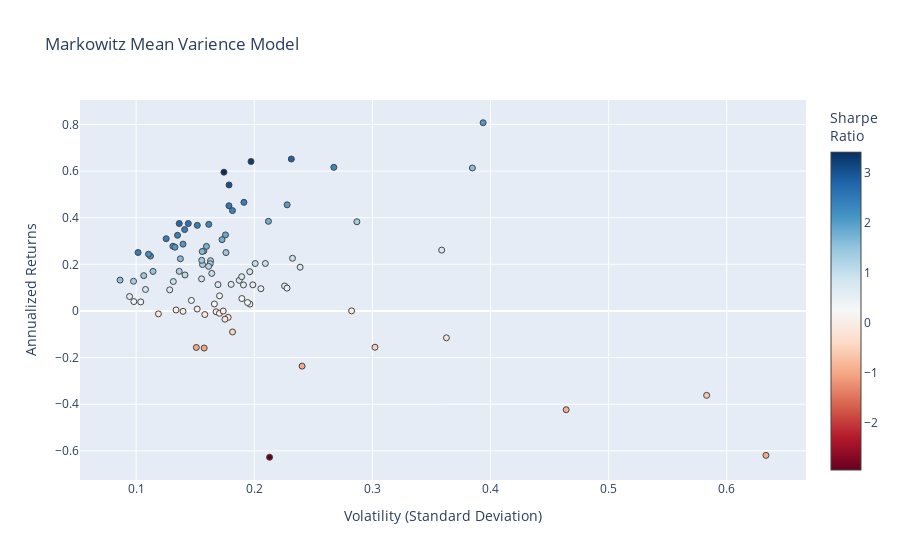

The cell this chart's notebook holds for it:
### Code cell
hover_texts = [
    f"{ticker} <br>Volatility: {vol:.2f} <br>Returns: {ret:.2%} <br>Sharpe Ratio: {sr:.2f}"
    for ticker, vol, ret, sr in zip(names, volatility, annualized_returns, sharpe_ratios)
]

fig = go.Figure(data=go.Scatter(
    x=volatility, 
    y=annualized_returns, 
    mode='markers',
    hoverinfo='text',
    hovertext=hover_texts,
    marker=dict(color=sharpe_ratios, colorscale = 'RdBu', size=6, line=dict(width=1), colorbar=dict(title="Sharpe<br>Ratio")
    )
))

fig.update_layout(
    title='Markowitz Mean Varience Model',
    xaxis_title='Volatility (Standard Deviation)',
    yaxis_title='Annualized Returns',
)

fig.show()

### Figure 1 — Plotly figure (JSON) as saved in the notebook; plotly's stock layout.template omitted (floating-point values rounded to 4 significant figures)
{"data": [{"hoverinfo": "text", "hovertext": ["CSCO_Close <br>Volatility: 0.16 <br>Returns: 16.11% <br>Sharpe Ratio: 0.98", "PEP_Close <br>Volatility: 0.10 <br>Returns: 12.73% <br>Sharpe Ratio: 1.30", "ABT_Close <br>Volatility: 0.14 <br>Returns: 28.67% <br>Sharpe Ratio: 2.05", "BA_Close <br>Volatility: 0.17 <br>Returns: 59.54% <br>Sharpe Ratio: 3.42", "SNAP_Close <br>Volatility: 0.63 <br>Returns: -61.94% <br>Sharpe Ratio: -0.98", "GOOGL_Close <br>Volatility: 0.16 <br>Returns: 25.77% <br>Sharpe Ratio: 1.64", "ISRG_Close <br>Volatility: 0.19 <br>Returns: 46.59% <br>Sharpe Ratio: 2.44", "AMGN_Close <br>Volatility: 0.17 <br>Returns: -0.36% <br>Sharpe Ratio: -0.02", "TMO_Close <br>Volatility: 0.16 <br>Returns: 21.55% <br>Sharpe Ratio: 1.32", "SRE_Close <br>Volatility: 0.13 <br>Returns: 0.42% <br>Sharpe Ratio: 0.03", "UA_Close <br>Volatility: 0.46 <br>Returns: -42.37% <br>Sharpe Ratio: -0.91", "RDY_Close <br>Volatility: 0.30 <br>Returns: -15.56% <br>Sharpe Ratio: -0.52", "EMR_Close <br>Volatility: 0.16 <br>Returns: 20.27% <br>Sharpe Ratio: 1.25", "PFE_Close <br>Volatility: 0.11 <br>Returns: 9.22% <br>Sharpe Ratio: 0.85", "NFLX_Close <br>Volatility: 0.29 <br>Returns: 38.28% <br>Sharpe Ratio: 1.33", "BTI_Close <br>Volatility: 0.19 <br>Returns: 11.15% <br>Sharpe Ratio: 0.58", "AMD_Close <br>Volatility: 0.58 <br>Returns: -36.20% <br>Sharpe Ratio: -0.62", "KO_Close <br>Volatility: 0.09 <br>Returns: 13.24% <br>Sharpe Ratio: 1.53", "KR_Close <br>Volatility: 0.36 <br>Returns: -11.51% <br>Sharpe Ratio: -0.32", "XOM_Close <br>Volatility: 0.10 <br>Returns: 3.88% <br>Sharpe Ratio: 0.37", "BSX_Close <br>Volatility: 0.17 <br>Returns: -1.01% <br>Sharpe Ratio: -0.06", "WFC_Close <br>Volatility: 0.17 <br>Returns: 6.48% <br>Sharpe Ratio: 0.38", "CMCSA_Close <br>Volatility: 0.21 <br>Returns: 9.55% <br>Sharpe Ratio: 0.46", "DHR_Close <br>Volatility: 0.13 <br>Returns: 9.07% <br>Sharpe Ratio: 0.71", "GOOG_Close <br>Volatility: 0.16 <br>Returns: 27.71% <br>Sharpe Ratio: 1.74", "MSFT_Close <br>Volatility: 0.15 <br>Returns: 36.72% <br>Sharpe Ratio: 2.42", "MA_Close <br>Volatility: 0.14 <br>Returns: 37.50% <br>Sharpe Ratio: 2.60", "ORCL_Close <br>Volatility: 0.19 <br>Returns: 13.13% <br>Sharpe Ratio: 0.70", "INTC_Close <br>Volatility: 0.18 <br>Returns: 32.63% <br>Sharpe Ratio: 1.86", "SO_Close <br>Volatility: 0.12 <br>Returns: -1.26% <br>Sharpe Ratio: -0.11", "NEE_Close <br>Volatility: 0.11 <br>Returns: 23.55% <br>Sharpe Ratio: 2.10", "EW_Close <br>Volatility: 0.23 <br>Returns: 22.60% <br>Sharpe Ratio: 0.97", "AEP_Close <br>Volatility: 0.11 <br>Returns: 15.15% <br>Sharpe Ratio: 1.42", "CRM_Close <br>Volatility: 0.16 <br>Returns: 25.48% <br>Sharpe Ratio: 1.63", "HON_Close <br>Volatility: 0.10 <br>Returns: 25.07% <br>Sharpe Ratio: 2.47", "CAT_Close <br>Volatility: 0.20 <br>Returns: 64.11% <br>Sharpe Ratio: 3.25", "NKE_Close <br>Volatility: 0.23 <br>Returns: 10.70% <br>Sharpe Ratio: 0.47", "AAPL_Close <br>Volatility: 0.18 <br>Returns: 25.04% <br>Sharpe Ratio: 1.42", "GS_Close <br>Volatility: 0.20 <br>Returns: 2.94% <br>Sharpe Ratio: 0.15", "ADBE_Close <br>Volatility: 0.23 <br>Returns: 45.54% <br>Sharpe Ratio: 2.00", "AMZN_Close <br>Volatility: 0.21 <br>Returns: 38.44% <br>Sharpe Ratio: 1.81", "WMT_Close <br>Volatility: 0.18 <br>Returns: 43.06% <br>Sharpe Ratio: 2.37", "DUK_Close <br>Volatility: 0.09 <br>Returns: 6.18% <br>Sharpe Ratio: 0.66", "DIS_Close <br>Volatility: 0.16 <br>Returns: -1.54% <br>Sharpe Ratio: -0.10", "MDT_Close <br>Volatility: 0.15 <br>Returns: 0.82% <br>Sharpe Ratio: 0.05", "TSLA_Close <br>Volatility: 0.36 <br>Returns: 26.10% <br>Sharpe Ratio: 0.73", "SYY_Close <br>Volatility: 0.16 <br>Returns: 19.12% <br>Sharpe Ratio: 1.19", "VRTX_Close <br>Volatility: 0.38 <br>Returns: 61.33% <br>Sharpe Ratio: 1.59", "GE_Close <br>Volatility: 0.21 <br>Returns: -62.75% <br>Sharpe Ratio: -2.95", "MRK_Close <br>Volatility: 0.15 <br>Returns: -15.66% <br>Sharpe Ratio: -1.04", "ETN_Close <br>Volatility: 0.16 <br>Returns: 13.76% <br>Sharpe Ratio: 0.89", "CVX_Close <br>Volatility: 0.14 <br>Returns: 15.44% <br>Sharpe Ratio: 1.09", "RTX_Close <br>Volatility: 0.14 <br>Returns: 16.98% <br>Sharpe Ratio: 1.24", "ZBH_Close <br>Volatility: 0.19 <br>Returns: 3.62% <br>Sharpe Ratio: 0.19", "MMM_Close <br>Volatility: 0.13 <br>Returns: 27.77% <br>Sharpe Ratio: 2.12", "BABA_Close <br>Volatility: 0.27 <br>Returns: 61.61% <br>Sharpe Ratio: 2.30", "JPM_Close <br>Volatility: 0.16 <br>Returns: 19.92% <br>Sharpe Ratio: 1.28", "META_Close <br>Volatility: 0.17 <br>Returns: 30.58% <br>Sharpe Ratio: 1.77", "DE_Close <br>Volatility: 0.18 <br>Returns: 45.12% <br>Sharpe Ratio: 2.53", "ABBV_Close <br>Volatility: 0.18 <br>Returns: 54.05% <br>Sharpe Ratio: 3.03", "BMY_Close <br>Volatility: 0.18 <br>Returns: 11.41% <br>Sharpe Ratio: 0.63", "V_Close <br>Volatility: 0.13 <br>Returns: 30.98% <br>Sharpe Ratio: 2.47", "LLY_Close <br>Volatility: 0.15 <br>Returns: 4.51% <br>Sharpe Ratio: 0.31", "ACN_Close <br>Volatility: 0.13 <br>Returns: 27.35% <br>Sharpe Ratio: 2.06", "RMD_Close <br>Volatility: 0.20 <br>Returns: 20.34% <br>Sharpe Ratio: 1.01", "REGN_Close <br>Volatility: 0.28 <br>Returns: 0.03% <br>Sharpe Ratio: 0.00", "EXC_Close <br>Volatility: 0.13 <br>Returns: 12.63% <br>Sharpe Ratio: 0.96", "MS_Close <br>Volatility: 0.20 <br>Returns: 16.83% <br>Sharpe Ratio: 0.86", "F_Close <br>Volatility: 0.17 <br>Returns: 3.00% <br>Sharpe Ratio: 0.18", "GM_Close <br>Volatility: 0.19 <br>Returns: 14.71% <br>Sharpe Ratio: 0.78", "MCD_Close <br>Volatility: 0.14 <br>Returns: 37.50% <br>Sharpe Ratio: 2.75", "JNJ_Close <br>Volatility: 0.11 <br>Returns: 16.97% <br>Sharpe Ratio: 1.49", "BIIB_Close <br>Volatility: 0.23 <br>Returns: 9.80% <br>Sharpe Ratio: 0.43", "HD_Close <br>Volatility: 0.14 <br>Returns: 32.45% <br>Sharpe Ratio: 2.40", "COST_Close <br>Volatility: 0.20 <br>Returns: 11.21% <br>Sharpe Ratio: 0.56", "MO_Close <br>Volatility: 0.18 <br>Returns: -2.75% <br>Sharpe Ratio: -0.15", "SYK_Close <br>Volatility: 0.16 <br>Returns: 21.73% <br>Sharpe Ratio: 1.40", "BAC_Close <br>Volatility: 0.21 <br>Returns: 20.36% <br>Sharpe Ratio: 0.97", "NVDA_Close <br>Volatility: 0.39 <br>Returns: 80.73% <br>Sharpe Ratio: 2.05", "T_Close <br>Volatility: 0.18 <br>Returns: -3.53% <br>Sharpe Ratio: -0.20", "IBM_Close <br>Volatility: 0.16 <br>Returns: -15.90% <br>Sharpe Ratio: -1.01", "QCOM_Close <br>Volatility: 0.24 <br>Returns: 18.78% <br>Sharpe Ratio: 0.79", "PYPL_Close <br>Volatility: 0.23 <br>Returns: 65.17% <br>Sharpe Ratio: 2.82", "PG_Close <br>Volatility: 0.10 <br>Returns: 4.02% <br>Sharpe Ratio: 0.41", "UNH_Close <br>Volatility: 0.14 <br>Returns: 34.90% <br>Sharpe Ratio: 2.48", "K_Close <br>Volatility: 0.18 <br>Returns: -9.01% <br>Sharpe Ratio: -0.50", "LMT_Close <br>Volatility: 0.11 <br>Returns: 24.36% <br>Sharpe Ratio: 2.21", "PM_Close <br>Volatility: 0.14 <br>Returns: -0.16% <br>Sharpe Ratio: -0.01", "CPB_Close <br>Volatility: 0.24 <br>Returns: -23.67% <br>Sharpe Ratio: -0.98", "SAP_Close <br>Volatility: 0.14 <br>Returns: 22.38% <br>Sharpe Ratio: 1.63", "GILD_Close <br>Volatility: 0.19 <br>Returns: 5.32% <br>Sharpe Ratio: 0.28", "GIS_Close <br>Volatility: 0.17 <br>Returns: -0.03% <br>Sharpe Ratio: -0.00", "VZ_Close <br>Volatility: 0.17 <br>Returns: 11.30% <br>Sharpe Ratio: 0.67", "TXN_Close <br>Volatility: 0.16 <br>Returns: 37.14% <br>Sharpe Ratio: 2.30"], "marker": {"color": [0.9824, 1.302, 2.053, 3.416, -0.9782, 1.638, 2.436, -0.02118, 1.323, 0.03112, -0.913, -0.515, 1.246, 0.8542, 1.334, 0.5845, -0.621, 1.533, -0.3175, 0.3735, -0.05938, 0.3801, 0.4645, 0.7062, 1.737, 2.419, 2.602, 0.7015, 1.858, -0.1059, 2.101, 0.9728, 1.424, 1.634, 2.467, 3.25, 0.4739, 1.423, 0.15, 1.999, 1.813, 2.372, 0.655, -0.09731, 0.05411, 0.7279, 1.185, 1.595, -2.947, -1.038, 0.8859, 1.093, 1.244, 0.1862, 2.118, 2.305, 1.276, 1.771, 2.527, 3.026, 0.6326, 2.471, 0.3075, 2.059, 1.013, 0.001131, 0.9605, 0.8579, 0.1802, 0.7768, 2.748, 1.485, 0.4303, 2.404, 0.5638, -0.1544, 1.398, 0.9725, 2.051, -0.2013, -1.009, 0.7863, 2.817, 0.4104, 2.475, -0.496, 2.206, -0.01179, -0.9843, 1.628, 0.2808, -0.001731, 0.6676, 2.3], "colorbar": {"title": {"text": "Sharpe<br>Ratio"}}, "colorscale": [[0, "rgb(103,0,31)"], [0.1, "rgb(178,24,43)"], [0.2, "rgb(214,96,77)"], [0.3, "rgb(244,165,130)"], [0.4, "rgb(253,219,199)"], [0.5, "rgb(247,247,247)"], [0.6, "rgb(209,229,240)"], [0.7, "rgb(146,197,222)"], [0.8, "rgb(67,147,195)"], [0.9, "rgb(33,102,172)"], [1, "rgb(5,48,97)"]], "line": {"width": 1}, "size": 6}, "mode": "markers", "type": "scatter", "x": [0.164, 0.09778, 0.1397, 0.1743, 0.6332, 0.1573, 0.1912, 0.1677, 0.163, 0.1338, 0.464, 0.3022, 0.1627, 0.1079, 0.2869, 0.1908, 0.5829, 0.08636, 0.3627, 0.1039, 0.1705, 0.1706, 0.2056, 0.1284, 0.1595, 0.1518, 0.1441, 0.1872, 0.1756, 0.1188, 0.1121, 0.2323, 0.1064, 0.1559, 0.1016, 0.1972, 0.2257, 0.176, 0.1963, 0.2278, 0.212, 0.1815, 0.09441, 0.1581, 0.1517, 0.3586, 0.1614, 0.3846, 0.213, 0.1509, 0.1554, 0.1413, 0.1365, 0.1943, 0.1311, 0.2673, 0.1562, 0.1727, 0.1786, 0.1786, 0.1804, 0.1254, 0.1468, 0.1328, 0.2008, 0.2824, 0.1315, 0.1962, 0.1662, 0.1893, 0.1365, 0.1143, 0.2277, 0.135, 0.1988, 0.1779, 0.1555, 0.2094, 0.3937, 0.1751, 0.1576, 0.2388, 0.2314, 0.09803, 0.141, 0.1816, 0.1104, 0.1397, 0.2404, 0.1374, 0.1895, 0.1737, 0.1693, 0.1615], "y": [0.1611, 0.1273, 0.2867, 0.5954, -0.6194, 0.2577, 0.4659, -0.00355, 0.2155, 0.004162, -0.4237, -0.1556, 0.2027, 0.09217, 0.3828, 0.1115, -0.362, 0.1324, -0.1151, 0.0388, -0.01012, 0.06484, 0.09549, 0.09067, 0.2771, 0.3672, 0.375, 0.1313, 0.3263, -0.01259, 0.2355, 0.226, 0.1515, 0.2548, 0.2507, 0.6411, 0.107, 0.2504, 0.02945, 0.4554, 0.3844, 0.4306, 0.06184, -0.01539, 0.008206, 0.261, 0.1912, 0.6133, -0.6275, -0.1566, 0.1376, 0.1544, 0.1698, 0.03617, 0.2777, 0.6161, 0.1992, 0.3058, 0.4512, 0.5405, 0.1141, 0.3098, 0.04513, 0.2735, 0.2034, 0.0003193, 0.1263, 0.1683, 0.02996, 0.1471, 0.375, 0.1697, 0.09799, 0.3245, 0.1121, -0.02746, 0.2173, 0.2036, 0.8073, -0.03526, -0.159, 0.1878, 0.6517, 0.04023, 0.349, -0.09007, 0.2436, -0.001647, -0.2367, 0.2238, 0.05321, -0.0003006, 0.113, 0.3714]}], "layout": {"title": {"text": "Markowitz Mean Varience Model"}, "xaxis": {"title": {"text": "Volatility (Standard Deviation)"}}, "yaxis": {"title": {"text": "Annualized Returns"}}}}
